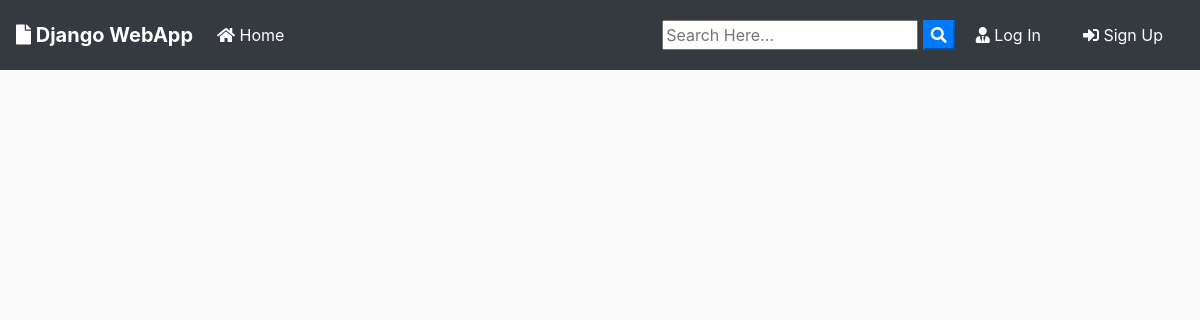
Before: /droid/ with the older database file.
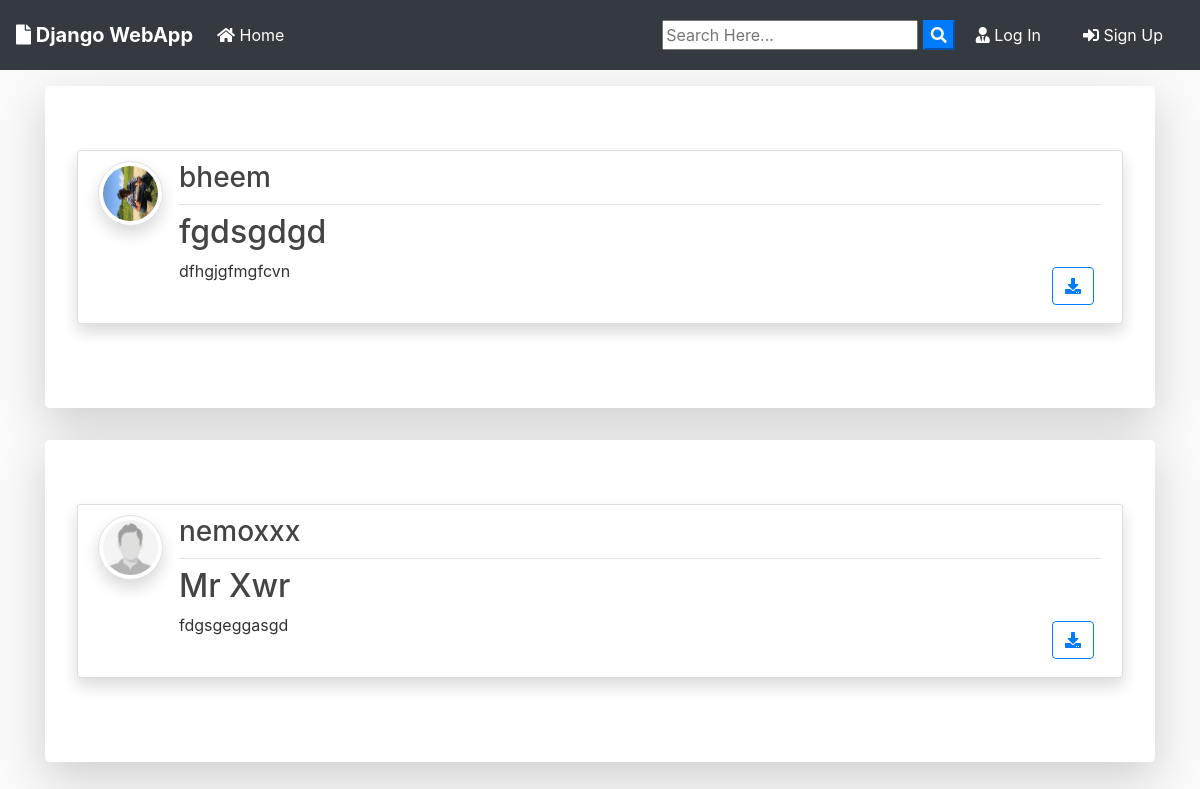
After: the same page with the newer database file.
### Droid/models.py (models this page shows, shortened)
class Post(models.Model):
	title = models.CharField(max_length=100)
	file = models.FileField(null=True,blank=True,upload_to='static/Files')
	content = models.TextField()
	date_posted = models.DateTimeField(default=timezone.now)
	author = models.ForeignKey(User, on_delete=models.CASCADE)

### userlogin/models.py (models this page shows)
class Profile(models.Model):
    user = models.OneToOneField(User, on_delete=models.CASCADE,related_name='profile')
    firstname = models.CharField(max_length=50)
    lastname = models.CharField(max_length=50)
    username = models.CharField(max_length=50)
    email = models.EmailField()
    phone = models.CharField(max_length=10)
    image = models.ImageField(upload_to='static/profiles_pic', default='static/images/sample_user.jpg')
    created_date = models.DateTimeField(auto_now_add=True)

### Droid/views.py (the view)
# urls.py: path('', PostListView.as_view(), name='blog-home'),
class PostListView(ListView):
    model = Post
    template_name = 'Droid/home.html'  # <app>/<model>_<viewtype>.html
    context_object_name = 'posts'
    ordering = ['-date_posted']
    paginate_by = 2

### Droid/templates/Droid/home.html (shortened to what this page needs)
{% extends "header.html" %}
{% block content %}
    {% for post in posts %}
      <div class="jumbotron mt-3 bg-white shadow-lg">
      <article class="media content-section shadow">
        <a href="{{ post.author.profile.image.url }}" target="_blank"> <img src="{{ post.author.profile.image.url }}" alt="none" class="article-img rounded-circle img-thumbnail img-fluid shadow">
        </a>
        <div class="media-body">
          <div class="article-metadata d-flex justify-content-between">
            <a class="mr-2 " href="{% url 'user-posts' post.author.username  %}"><h3>{{ post.author }}</h3></a>
          </div>
          <h2><a class="article-title text-justify " href="{% url 'post-detail' post.id %}">{{ post.title }}</a></h2>
          <div class="d-flex justify-content-between">
            <p class="article-content text-justify text-truncate overflow-hidden">{{ post.content }}</p>
            {% if post.file %}
          <div class="form-group mt-0 pt-0  m-2">
            <a class="btn btn-outline-primary  btn-d "  href="{{ post.file.url }}"  download type="submit"><i class="fas fa-download"></i></a>
          </div>
          {% endif %}
          </div>
        </div>
      </article>
      </div>
    {% endfor %}
{% endblock content %}

Changed rows visible on the page:
added Post: author.profile.image (picture), author "bheem", title "fgdsgdgd", content "dfhgjgfmgfcvn"
added Post: author.profile.image (picture), author "nemoxxx", title "Mr Xwr", content "fdgsgeggasgd"
